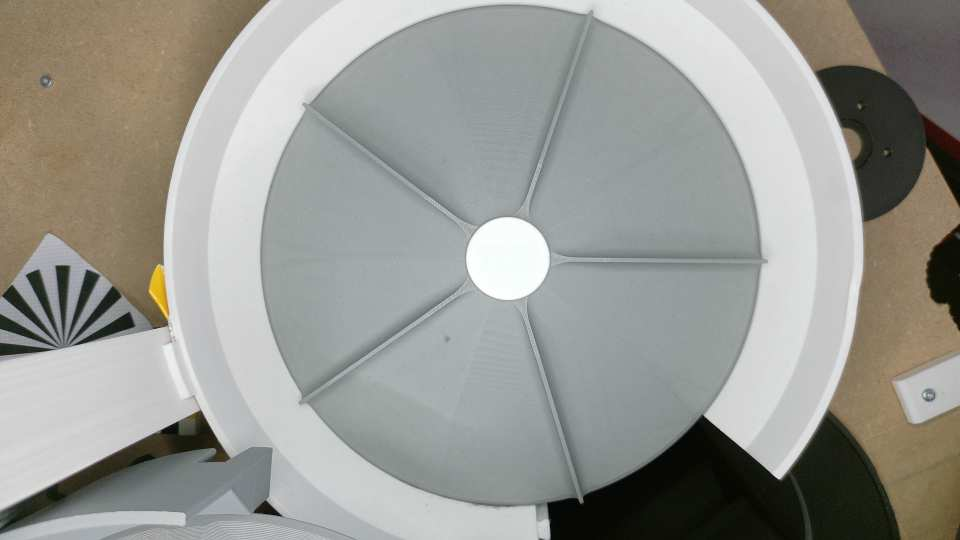
#> input picture software/sorter/backend/tests/fixtures/c4_wall_phase/empty_rotor.jpg, 960 x 540 px
$ python -i dossier_link_audit.py   (imports and definitions only)
#> lines starting #> are read from the running program, lines starting #| are printed output that depends on the picture; after the words box and inside, x2 and y2 are one past the last pixel; in counts of white or black regions, pixels touching at a corner belong together
#> in image_features, img is the input picture: PIL image 960x540 RGB; mean R, G, B 152.1, 152.8, 147.4
"""Offline audit for piece-dossier stitching candidates.

The runtime tracker may split one physical LEGO piece into multiple short
dossiers. This script reads the local SQLite state without mutating it, scores
candidate links by time, class, angle and crop similarity, and writes a compact
report plus visual contact sheets for manual verification.
"""

from __future__ import annotations

import argparse
import json
import math
import sqlite3
from dataclasses import asdict, dataclass, field
from pathlib import Path
from typing import Any

import numpy as np
from PIL import Image, ImageDraw, ImageFont


DEFAULT_DB = Path("local_state.sqlite")
DEFAULT_OUTPUT = Path(".tmp-dossier-links")


@dataclass(slots=True)
class Segment:
    role: str
    tracked_global_id: int | None
    first_seen_ts: float | None
    last_seen_ts: float | None
    hit_count: int
    snapshot_path: str | None
    sector_snapshots: list[dict[str, Any]] = field(default_factory=list)


@dataclass(slots=True)
class Dossier:
    piece_uuid: str
    tracked_global_id: int | None
    created_at: float | None
    updated_at: float | None
    stage: str
    classification_status: str
    zone_center_deg: float | None
    zone_state: str | None
    part_id: str | None
    color_id: str | None
    part_name: str | None
    preview_jpeg_path: str | None
    segments: list[Segment] = field(default_factory=list)

    # [30 lines left out: functions event_ts, best_image_path, not called in this run]


@dataclass(slots=True)
class ImageFeatures:
    path: str
    width: int
    height: int
    dhash: int
    histogram: np.ndarray


@dataclass(slots=True)
class LinkCandidate:
    source_uuid: str
    target_uuid: str
    confidence: float
    relation: str
    time_gap_s: float | None
    angle_delta_deg: float | None
    image_similarity: float | None
    class_relation: str
    reasons: list[str]


class UnionFind:
    def __init__(self) -> None:
        self._parent: dict[str, str] = {}

    # [27 lines left out: functions find, union, groups, _safe_json, not called in this run]


def _safe_float(value: Any) -> float | None:
    return float(value) if isinstance(value, (int, float)) and math.isfinite(value) else None


def _safe_int(value: Any) -> int | None:
    return int(value) if isinstance(value, int) else None


def _payload_text(payload: dict[str, Any], key: str) -> str | None:
    value = payload.get(key)
    return str(value) if isinstance(value, str) and value else None


# [72 lines left out: functions load_dossiers, resolve_blob_path, not called in this run]


def _dhash(gray: Image.Image) -> int:
    small = gray.resize((9, 8), Image.Resampling.LANCZOS)
    pixels = np.asarray(small, dtype=np.int16)
    bits = pixels[:, 1:] > pixels[:, :-1]
    value = 0
    for bit in bits.flatten():
        value = (value << 1) | int(bool(bit))
#> this loop made 64 passes
#> (bit, value) on passes 3 to 14: (True, 3), (False, 6), (True, 13), (True, 27), (False, 54), (False, 108), (True, 217), (True, 435), (False, 870), (False, 1740), (False, 3480), (True, 6961)
#> value on passes 1 to 2: 0, 1
#> after the loop, value = 7837625452496044643
    return value


def _histogram(rgb: Image.Image) -> np.ndarray:
    small = rgb.resize((96, 96), Image.Resampling.LANCZOS)
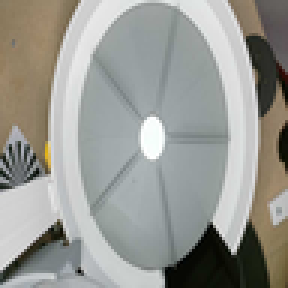
#> small: PIL image 96x96 RGB (shown 3 times larger); mean R, G, B 152.1, 152.8, 147.4
    arr = np.asarray(small.convert("RGB"), dtype=np.uint8)
    # Ignore near-white background and near-black label borders when possible.
    mask = ~(
        ((arr[:, :, 0] > 238) & (arr[:, :, 1] > 238) & (arr[:, :, 2] > 238))
        | ((arr[:, :, 0] < 12) & (arr[:, :, 1] < 12) & (arr[:, :, 2] < 12))
    )
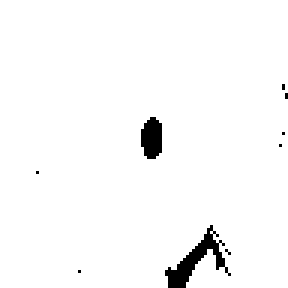
#> mask: shape (96, 96) bool (shown 3 times larger); 97.5% white; 9 black regions (7 under 20 px), largest, box (x1, y1, x2, y2) and area: (55, 75, 77, 96) 140, (47, 39, 54, 53) 80
    pixels = arr[mask]
    if pixels.size == 0:
        pixels = arr.reshape(-1, 3)
    bins = np.floor_divide(pixels, 32).clip(0, 7)
    indices = bins[:, 0] * 64 + bins[:, 1] * 8 + bins[:, 2]
#> indices = 8986 values, max 255 at index 34, min 0 at index 1330, mean 97.1
    hist = np.bincount(indices, minlength=512).astype(np.float64)
#> hist = 512 values, max 1942 at index 182, min 0 at index 1, mean 17.55
    total = float(hist.sum())
#> total = 8986
    return hist / total if total > 0 else hist


def image_features(path: Path) -> ImageFeatures | None:
    try:
        with Image.open(path) as img:
            rgb = img.convert("RGB")
            return ImageFeatures(
                path=str(path),
                width=rgb.width,
                height=rgb.height,
                dhash=_dhash(rgb.convert("L")),
                histogram=_histogram(rgb),
            )
    except Exception:
        return None


def hamming(a: int, b: int) -> int:
    return int((a ^ b).bit_count())


# [94 lines left out: functions image_similarity, angle_delta, class_relation, score_pair, not called in this run]


def _has_c3_role(dossier: Dossier) -> bool:
    roles = {s.role for s in dossier.segments}
    return bool(roles & {"c3", "c3_feed", "third_channel", "c_channel_3"})


def _has_c4_role(dossier: Dossier) -> bool:
    roles = {s.role for s in dossier.segments}
    return bool(roles & {"c4", "c4_feed", "carousel", "classification_channel"})


# [259 lines left out: functions find_candidates, build_groups, _thumb, write_contact_sheet, summarize_groups, write_markdown and 2 more, not called in this run]


# [2 lines not run here, left out]

>>> result = image_features('../tests/fixtures/c4_wall_phase/empty_rotor.jpg')
